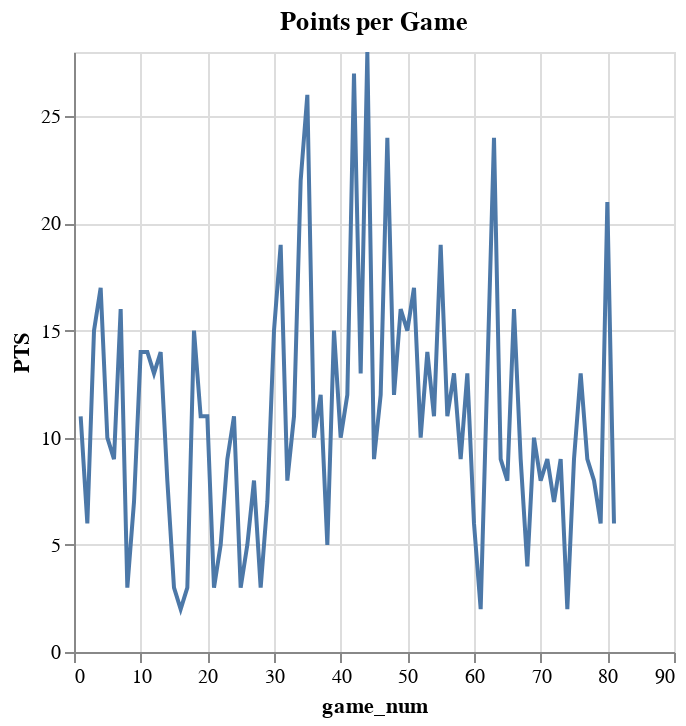

The notebook cell saved with this chart:
### Code cell
# Create a DataFrame for plotting
data = pd.DataFrame({
    'x': range(10),
    'y1': [i * 1.5 for i in range(10)],
    'y2': [i * 2.5 for i in range(10)],
    'y3': [i * 3.5 for i in range(10)]
})

# Create individual line charts
# Create the line chart
chart = alt.Chart(ddv).mark_line().encode(
    x='game_num:Q',  # Quddvitative (numerical) x-axis
    y='PTS:Q'        # Quddvitative (numerical) y-axis
).properties(
    title="Points per Game"
)

# Display the chart
chart
